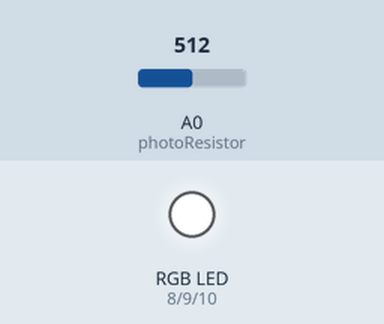
Recording of a sketch running on a simulated Arduino Uno, built with avr-gcc and run on an emulated ATmega328P. Shown: an RGB LED mixed from three pins (HIGH = lit). The test bench sets the inputs (shaded band); at power-on: A0 (photoResistor) = 512.

Above: at 1.2 s.
1.3 s: A0 (photoResistor) set to 591
2.8 s: A0 (photoResistor) set to 608
At 2.95 s:
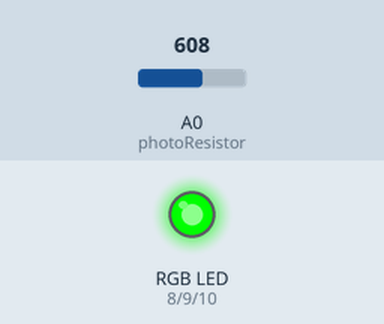
5.8 s: A0 (photoResistor) set to 590
At 6.7 s:
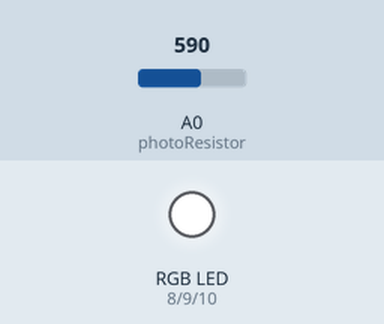
7.3 s: A0 (photoResistor) set to 610
At 7.55 s:
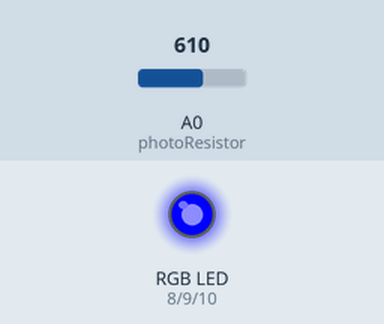
Timing chart, 0 to 11.3 s (numbered marks = the images above; inputs shaded):
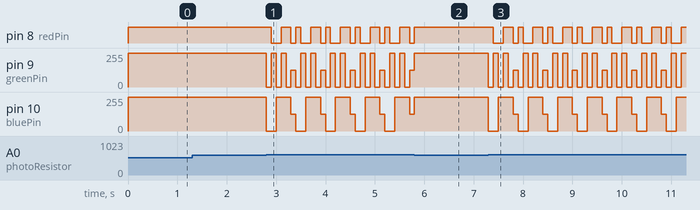

Measured:
- the behaviour switches between 600 and 601 on A0 (photoResistor) (found by bisection; images 0 and 1)
- after the input at 1.3 s, every drawn part: stays the same
- after the input at 2.8 s, pin 8 (redPin): HIGH → LOW after 0.10 s, then repeats every 0.60 s: HIGH 0.20 s, LOW 0.10 s, HIGH 0.10 s, LOW 0.20 s; pin 9 (greenPin): 255/255 → 0/255 at once, then repeats every 0.60 s: 2 × (255/255 0.10 s, 0/255 0.10 s), 127/255 0.10 s, 0/255 0.10 s
- after the input at 5.8 s, pin 8 (redPin): goes on until 5.8 s, then stays HIGH
- after the input at 7.3 s, pin 8 (redPin): HIGH → LOW after 0.10 s, then repeats every 0.60 s: HIGH 0.20 s, LOW 0.10 s, HIGH 0.10 s, LOW 0.20 s; pin 9 (greenPin): 255/255 → 0/255 at once, then repeats every 0.60 s: 2 × (255/255 0.10 s, 0/255 0.10 s), 127/255 0.10 s, 0/255 0.10 s

The sketch:

sketch_rgb_1.ino
```cpp
int redPin= 8;
int greenPin = 9;
int  bluePin = 10;
int val;
const int photoResistor = A0;
void setup() {
  pinMode(redPin,  OUTPUT);
  pinMode(greenPin, OUTPUT);
  pinMode(bluePin, OUTPUT);
}

void startrgb(){
  setColor(255, 0, 0);
  delay(100);
  setColor(0,  255, 0);
  delay(100);
  setColor(0, 0, 255);
  delay(100);
  setColor(255, 255, 255);
  delay(100);
  setColor(170, 0, 255);
  delay(100);
  setColor(127, 127,  127);
  delay(100);
}
void stoprgb(){
  setColor(255, 255, 255);
}
void  loop() {
    val = analogRead(photoResistor);
    if(val>600){
      startrgb();
    }else{
      stoprgb();
    }


}
void setColor(int redValue, int greenValue,  int blueValue) {
  analogWrite(redPin, redValue);
  analogWrite(greenPin,  greenValue);
  analogWrite(bluePin, blueValue);
}
```
